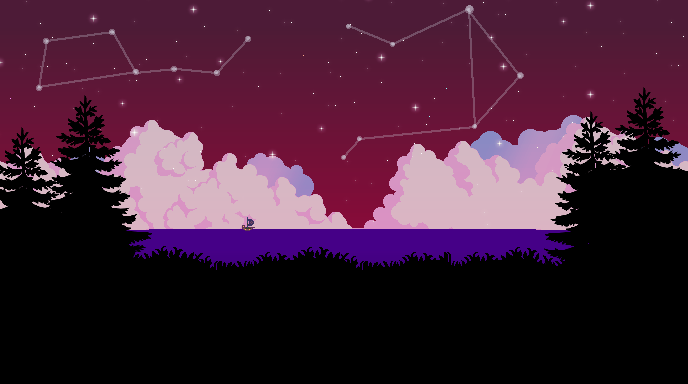

A 2D game scene composited from a Tiled map and its tileset images. What follows is a short description and the map's XML, with each tile layer's data collapsed to a summary:
An orthogonal 43x24 tile map with 16x16 px tiles, 5 tile layers (Back, Buildings, Front, AlwaysFront, ...).

<map version="1.5" tiledversion="1.7.2" orientation="orthogonal" renderorder="right-down" width="43" height="24" tilewidth="16" tileheight="16" infinite="0" nextlayerid="11" nextobjectid="1">
 <tileset firstgid="1" name="Cambria_CoveDusk" tilewidth="16" tileheight="16" tilecount="1032" columns="43">
  <image source="Cambria_CoveDusk.png" width="688" height="384" />
 </tileset>
 <layer id="1" name="Back" width="43" height="24">
  <data>[1032 cells, 1032 non-empty, 1032 distinct tile ids]</data>
 </layer>
 <objectgroup id="6" name="Back" />
 <layer id="2" name="Buildings" width="43" height="24">
  <data>[1032 cells, 0 non-empty, 0 distinct tile ids]</data>
 </layer>
 <objectgroup id="7" name="Buildings" />
 <layer id="3" name="Front" width="43" height="24">
  <data>[1032 cells, 0 non-empty, 0 distinct tile ids]</data>
 </layer>
 <objectgroup id="8" name="Front" />
 <layer id="4" name="AlwaysFront" width="43" height="24">
  <data>[1032 cells, 0 non-empty, 0 distinct tile ids]</data>
 </layer>
 <objectgroup id="9" name="AlwaysFront" />
 <layer id="5" name="Paths" width="43" height="24">
  <data>[1032 cells, 0 non-empty, 0 distinct tile ids]</data>
 </layer>
 <objectgroup id="10" name="Paths" />
</map>
